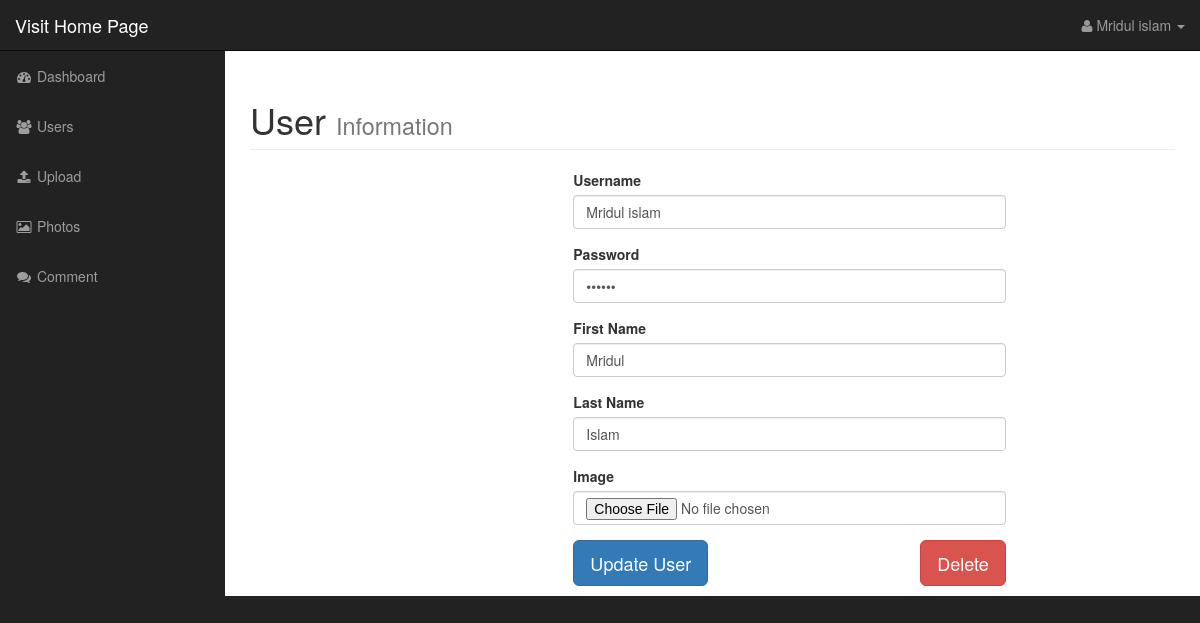
/admin/edit_user.php?id=1 (signed in), run on the app's committed database.
### tables this page shows
CREATE TABLE `users` (
  `id` int(11) NOT NULL,
  `username` varchar(255) NOT NULL,
  `password` varchar(255) NOT NULL,
  `first_name` varchar(255) NOT NULL,
  `last_name` varchar(255) NOT NULL,
  `user_image` varchar(255) NOT NULL
);

### admin/includes/database.php (called while the page is built, shortened)
<?php
class Database {
	public $connection;
	public function open_db_connection(){
		$this->connection = new mysqli(DB_HOST, DB_USER, DB_PASS, DB_NAME);
	}
	public function query($sql){
		$result = $this->connection->query($sql);
		return $result;
	}
}
$database = new Database();
?>

### admin/includes/db_object.php (called while the page is built, shortened)
<?php
class Db_object {
	protected static $db_table;
	public static function find_by_id($id){
		$the_result_array = static::find_by_query("SELECT * FROM " . static::$db_table . " WHERE id = {$id} LIMIT 1");
		return !empty($the_result_array)? array_shift($the_result_array): false;
	}
	public static function find_by_query($sql) {
		global $database;
		$result = $database->query($sql);
		$the_object_array = array();
		while($row = mysqli_fetch_array($result)){
			$the_object_array[] = static::instantiation($row);
		}
		return $the_object_array;
	}
	public static function instantiation($the_record) {
		$the_object = new $calling_class;
        foreach ($the_record as $the_attribute => $value) {
        	if($the_object->has_the_attribute($the_attribute)){
        		$the_object->$the_attribute = $value;
        	}
        }
        return $the_object;
	}
	private function has_the_attribute($the_attribute) {
		$properties = get_object_vars($this);
		return array_key_exists($the_attribute, $properties);
	}
}
?>

### admin/includes/admin_top_nav.php (shortened to what this page needs)
<nav class="navbar navbar-inverse navbar-fixed-top" role="navigation">
    <div class="navbar-header">
        <a class="navbar-brand" href="../index.php">Visit Home Page</a>
    </div>
    <ul class="nav navbar-right top-nav">
        <li class="dropdown">
            <a href="#" class="dropdown-toggle" data-toggle="dropdown"><i class="fa fa-user"></i>
                <?php
                $user_id = $_SESSION['user_id'];
                $user = User::find_by_id($user_id);
                echo $user->username;
                ?>
            <b class="caret"></b></a>
        </li>
    </ul>

### admin/edit_user.php (shortened to what this page needs)
<?php include("includes/admin_header.php"); ?>
<?php
if(isset($_GET['id'])){
    $edit_id = $_GET['id'];
    $edit_user = User::find_by_id($edit_id);
}
else{
    redirect("users.php");
}
?>
            <?php include("includes/admin_top_nav.php"); ?>
            <?php include("includes/admin_side_nav.php"); ?>
        </nav>
        <div id="page-wrapper">
            <div class="container-fluid">
                <div class="row">
                    <div class="col-lg-12">
                        <h1 class="page-header">
                            User
                            <small>Information</small>
                        </h1>
                        <div class="col-md-4 user_image_box">
                        </div>
                        <form action="" method="post" enctype="multipart/form-data">
                            <div class="col-md-6">
                                <div class="form-group">
                                    <label for="username">Username</label>
                                    <input type="text" name="username" id="username" class="form-control" value="<?php echo $edit_user->username; ?>">
                                </div>
                                <div class="form-group">
                                    <label for="password">Password</label>
                                    <input type="password" name="password" id="password" class="form-control" value="<?php echo $edit_user->password; ?>">
                                </div>
                                <div class="form-group">
                                    <label for="first_name">First Name</label>
                                    <input type="text" name="first_name" id="first_name" class="form-control" value="<?php echo $edit_user->first_name; ?>">
                                </div>
                                <div class="form-group">
                                    <label for="last_name">Last Name</label>
                                    <input type="text" name="last_name" id="last_name" class="form-control" value="<?php echo $edit_user->last_name; ?>">
                                </div>
                                <div class="form-group">
                                    <label for="image">Image</label>
                                    <input type="file" name="image" id="image" class="form-control">
                                </div>
                                <input type="submit" name="update_user" value="Update User" class="btn btn-primary btn-lg">
                                <a id='user-id' href="delete_user.php?id=<?php echo $edit_user->id; ?>" class="btn btn-danger pull-right btn-lg">Delete</a>
                            </div>
                        </form>
                    </div>
                </div>
            </div>
        </div>
  <?php include("includes/admin_footer.php"); ?>

### admin/css/sb-admin.css (style rules this page uses)
body { margin-top: 100px; background-color: #222; }
@media (min-width:768px) { body { margin-top: 50px; } }
#page-wrapper { width: 100%; padding: 0; background-color: #fff; }
@media (min-width:768px) { #page-wrapper { padding: 10px; } }
.top-nav { padding: 0 15px; }
.top-nav>li { display: inline-block; float: left; }
.top-nav>li>a { padding-top: 15px; padding-bottom: 15px; line-height: 20px; color: #999; }

### data on the page
users: username "Mridul islam", first_name "Mridul", last_name "Islam"
